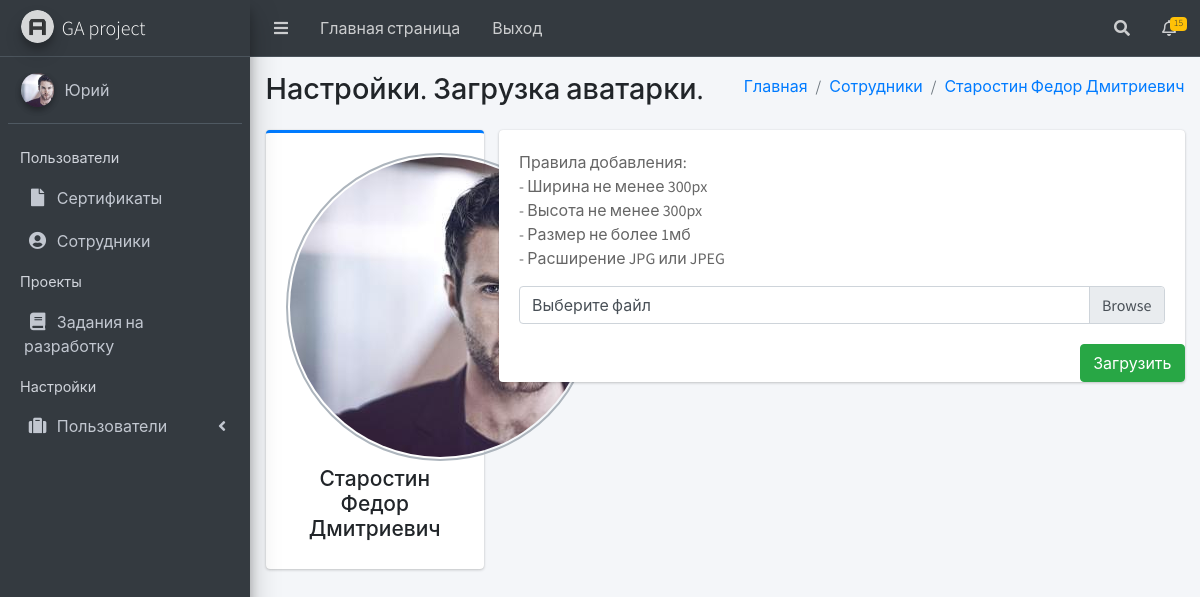
The page /workers/views/image/starostinfedordmitrievich (signed in) on the database its author committed.
### workers/models/workers.py (models this page shows, shortened)
class User(ChangeloggableMixin, AbstractBaseUser, PermissionsMixin):
    '''https://docs.djangoproject.com/en/4.1/ref/models/instances/'''
    WORKERS_STATUS = (
        ('employee', 'Сотрудник'),
        ('fired', 'Уволен'),
    )
    surname = models.CharField(max_length=60, unique=False, verbose_name='Фамилия')
    name = models.CharField(max_length=60, unique=False, verbose_name='Имя')
    patronymic = models.CharField(max_length=60, unique=False, verbose_name='Отчество')
    slug = models.SlugField(max_length=100, unique=True, db_index=True,
                            verbose_name='slug')  # unique - Уникальное,db_index - индексируемое
    phone = PhoneNumberField(null=False, blank=False, unique=True, verbose_name='Телефон')
    email = models.EmailField(unique=False, verbose_name='Электронная почта')
    subdivision = models.ForeignKey(Subdivision, on_delete=models.PROTECT, blank=True,
                                    null=True, verbose_name='Управление фактически')
    department = models.ForeignKey(Department, on_delete=models.PROTECT, blank=True,
                                   null=True, verbose_name='Отдел фактически')
    chief = models.ForeignKey(Chief, on_delete=models.PROTECT, blank=True,
                              null=True, verbose_name='Должность')
    employee = models.CharField(verbose_name='Сотрудник', choices=WORKERS_STATUS, max_length=30, default='employee')
    employee_date = models.DateField(verbose_name='Дата увольнения', null=True, blank=True)
    image = models.ImageField(upload_to=workers_image_path, null=True, blank=True, verbose_name='Фото')
    image_smol = models.ImageField(upload_to=workers_image_path, null=True, blank=True, verbose_name='Фото')
    is_staff = models.BooleanField(default=False)
    is_active = models.BooleanField(default=True)
    date_joined = models.DateTimeField(default=timezone.now)
    USERNAME_FIELD = 'phone'
    REQUIRED_FIELDS = ['surname', 'name', 'patronymic']
    objects = UserManager()
    def __str__(self):
        return self.surname + " " + self.name + " " + self.patronymic
    class Meta:
        verbose_name = 'Сотрудник'
        verbose_name_plural = 'Сотрудники'  # Во множественнмо числе
        ordering = ['chief']  # Сортировка по каким полям, - обратная сортировка
        default_permissions = ('')
        permissions = (
            ('workers_view', 'Просмотр страницы пользователя.'),
            ('workers_change_image', 'Редактировать фотографию.'),
            ('workers_change_contact', 'Редактировать контакты.'),
            ('workers_view_superiors', 'Просмотр страницы пользователя. Руководство.'),
            ('workers_update_password_superiors', 'Обновление пароля. Руководство.'),
            ('workers_add_superiors', 'Добавить пользователя. Руководство.'),
            ('workers_change_image_superiors', 'Редактировать фотографию. Руководство.'),
            ('workers_change_contact_superiors', 'Редактировать контакты. Руководство.'),
        )

### workers/views/workers.py (the view, shortened to what this page needs)
# urls.py: path('workers/views/image/<slug:workers_slug>', Workers_Image.as_view(), name='workers_image'),
class Workers_Image(LoginRequiredMixin, ViewsPermissionsMixin, DataMixin, UpdateView):
    model = User
    template_name = 'workers/workers_images.html'
    form_class = Workers_Form_Upload_Images
    login_url = 'login'
    permission_required = ('workers.workers_change_image', 'workers.workers_change_image_superiors')
    permission_user = 'workers.workers_change_image'
    permission_user_superiors = 'workers.workers_change_image_superiors'
    def get_object(self, queryset=None):
        instance = User.objects.get(slug=self.kwargs.get('workers_slug', ''))
        return instance
    def get_context_data(self, *, object_list=None, **kwargs):
        context = super().get_context_data(**kwargs)
        project_menus = self.get_user_context(title='Настройки. Загрузка аватарки.')
        context = dict(list(context.items()) + list(project_menus.items()))
        context['workers'] = User.objects.get(slug=self.kwargs.get('workers_slug'))
        return context

### workers/mixin/rights_mixin.py (called while the page is built)
    def has_permission(self):
        perms = self.get_permission_required()
        '''Запросы для предоставления прав доступа'''
        if self.permission_user == None and self.permission_user_superiors == None:
            return self.request.user.has_perms(perms)
        else:
            own = self.get_object().subdivision == self.request.user.subdivision and self.get_object().department == self.request.user.department
            supervisor_right = own and self.request.user.has_perm(self.permission_user_superiors)
            base_righ = (self.get_object() == self.request.user) and self.request.user.has_perm(self.permission_user)
            return supervisor_right or base_righ

    def dispatch(self, request, *args, **kwargs):
        if not self.has_permission():
            raise Http404()
        return super().dispatch(request, *args, **kwargs)

### workers/utils.py (called while the page is built)
    def get_user_context(self, **kwargs):
        context = kwargs
        context['project_menus'] = project_menus
        return context

### templates/workers/workers_images.html (shortened to what this page needs)
{% extends 'base.html'%}
{% load static %}
{% block content %}
<div class="content-wrapper">
    <section class="content-header">
        <div class="container-fluid">
            <div class="row mb-2">
                <div class="col-sm-6">
                    <h1>{{title}}</h1>
                </div>
                <div class="col-sm-6">
                    <ol class="breadcrumb float-sm-right">
                        <li class="breadcrumb-item"><a href="{% url 'base_page'%}">Главная</a></li>
                        <li class="breadcrumb-item"><a href="{% url 'workers'%}">Сотрудники</a></li>
                        <li class="breadcrumb-item"><a href="{% url 'workers_views' workers.slug%}">{{ workers }}</a></li>
                    </ol>
                </div>
            </div>
        </div>
    </section>
    <section class="content">
        <div class="container-fluid">
            <div class="row">
                <div class="col-md-3">
                    <div class="card card-primary card-outline">
                        <div class="card-body box-profile">
                            <div class="text-center">
                                {%if workers.image %}
                                    <img src="{{workers.image.url}}" alt="user-avatar" class="img-circle img-bordered-sm">
                                {% endif%}
                            </div>
                            <h3 class="profile-username text-center">{{ workers }}</h3>
                        </div>
                    </div>
                </div>
                <div class="col-md-9">
                        <div class="card card-primary">
                            <form method="post" enctype="multipart/form-data">
                            <div class="card-body">
                                <div class="tab-content">
                                    <div class="active tab-pane" id="activity">
                                        <div class="post">
                                            <p>
                                            Правила добавления: <br>
                                             - Ширина не менее 300px <br>
                                             - Высота не менее 300px<br>
                                             - Размер не более 1мб<br>
                                             - Расширение JPG или JPEG <br>
                                            </p>
                                            <div class="custom-file">
                                                <label class="custom-file-label" for="customFile">Выберите файл</label>
                                            </div>
                                        </div>
                                    </div>
                                </div>
                            </div>
                            <button class="btn btn-success float-right" type="submit">Загрузить</button>
                            </form>
                        </div>
                </div>
            </div>
        </div>
    </section>
</div>
{% endblock %}

### templates/base.html (shortened to what this page needs)
{% load static %}
<!DOCTYPE html>
<html lang="ru">
<head>
    <link rel="stylesheet" href="{% static 'plugins/fontawesome-free/css/all.min.css'%}">
    <link rel="stylesheet" href="{% static 'plugins/overlayScrollbars/css/OverlayScrollbars.min.css'%}">
    <link rel="stylesheet" href="{% static 'css/adminlte.min.css'%}">
</head>
<body class="hold-transition sidebar-mini layout-fixed">
<div class="wrapper">
    <nav class="main-header navbar navbar-expand navbar-dark">
        <ul class="navbar-nav">
            <li class="nav-item">
                <a class="nav-link" data-widget="pushmenu" href="#" role="button"><i class="fas fa-bars"></i></a>
            </li>
            <li class="nav-item d-none d-sm-inline-block">
                <a href="{% url 'workers' %}" class="nav-link">Главная страница</a>
            </li>
            <li class="nav-item d-none d-sm-inline-block">
                <a href="{% url 'logout' %}" class="nav-link">Выход</a>
            </li>
        </ul>
        <ul class="navbar-nav ml-auto">
            <li class="nav-item">
                <a class="nav-link" data-widget="navbar-search" href="#" role="button">
                    <i class="fas fa-search"></i>
                </a>
            </li>
            <li class="nav-item dropdown">
                <a class="nav-link" data-toggle="dropdown" href="#">
                    <i class="far fa-bell"></i>
                    <span class="badge badge-warning navbar-badge">15</span>
                </a>
            </li>
        </ul>
    </nav>
    <aside class="main-sidebar sidebar-dark-primary elevation-4">
        <a href="index3.html" class="brand-link">
            <img src="{% static 'img/logo/AdminLTELogo.png'%}" alt="AdminLTE Logo"
                 class="brand-image img-circle elevation-3" style="opacity: .8">
            <span class="brand-text font-weight-light">GA project</span>
        </a>
        <div class="sidebar">
            <div class="user-panel mt-3 pb-3 mb-3 d-flex">
                <div class="image">
                    {% if request.user.image_smol %}
                    <img src="{{ request.user.image_smol.url }}" class="img-circle elevation-2">
                    {% endif%}
                </div>
                <div class="info">
                    <a href="{% url 'workers_views' request.user.slug%}"class="d-block">{{ request.user.name }}</a>
                </div>
            </div>
            <nav class="mt-2">
                <ul class="nav nav-pills nav-sidebar flex-column" data-widget="treeview" role="menu"
                    data-accordion="false">
                    {% for project_menus_key, project_menus_value in project_menus.items %}
                        <li class="nav-header">{{project_menus_value.name}}</li>
                        {%for project_menus_up in project_menus_value.menu_up%}
                            {% if project_menus_up.menu_down %}
                            <li class="nav-item">
                                <a href="#" class="nav-link">
                                    <i class="{{ project_menus_up.icon_up }}"></i>
                                    <p>
                                        {{ project_menus_up.title_up }}
                                        <i class="fas fa-angle-left right"></i>
                                    </p>
                                </a>
                            </li>
                            {% else %}
                            <li class="nav-item">
                                <a href="{% url project_menus_up.url_up %}" class="nav-link">
                                    <i class="{{ project_menus_up.icon_up }}"></i>
                                    <p>
                                        {{ project_menus_up.title_up }}
                                    </p>
                                </a>
                            </li>
                            {% endif%}
                        {% endfor%}
                    {% endfor%}
                </ul>
            </nav>
        </div>
    </aside>
    {% block content %}
    {% endblock %}
</div>
</body>
</html>

### rows shown on the page
User: user.image_smol (picture), user.name "Юрий"
User: surname+name+patronymic "Старостин Федор Дмитриевич", image (picture)

### other values the page prints
{{ project_menus_value.name }} "Пользователи" "Проекты" "Настройки"
{{ project_menus_up.title_up }} "Сертификаты" "Сотрудники" "Задания на разработку"
{{ project_menus_up.title_up }} "Пользователи"
{{ title }} "Настройки. Загрузка аватарки."
